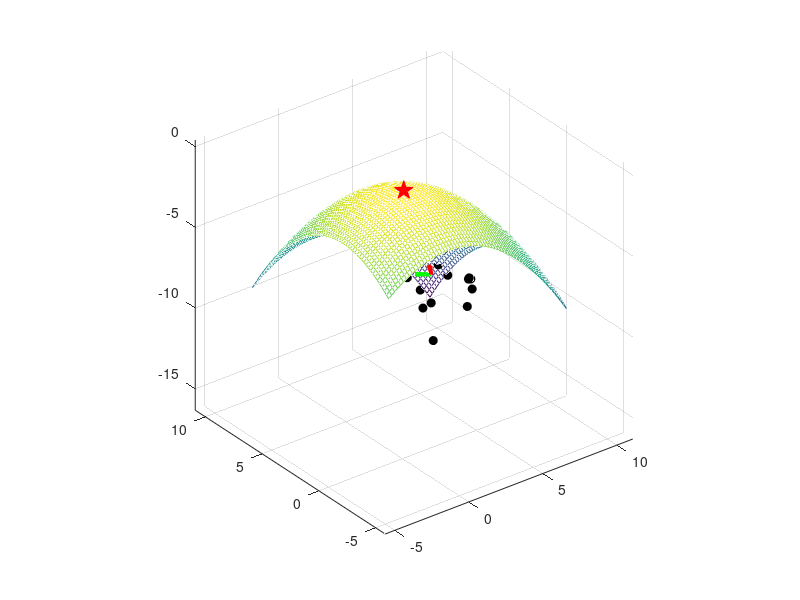

Recreate this plot in MATLAB.
x = -4:.2:8;
y = x;
r = -.1;
f = @(x,y) r*x.^2+r*y.^2;

[X,Y] = meshgrid(x,y);
Z = f(X,Y);

%% rand points

N = 20;
pr = rand(N,2) * 4 + rand(1,1)*12-4;

pr = [pr f(pr(:,1),pr(:,2))];

mpr = mean(pr);

%% pca
% pro = pr - repmat(mpr,N,1);

[coeff,score,latent] = pca(pr);

% C = cov(pro);
% [U,V] = eig(C);
% 
% v = diag(V);
% [v, iv]=sort(v,'descend');
% coeff2 = U(:,iv);

%%
ps2d = rand(1,2) * 2 - 1;
% ps2d = ps2d * 5;

ps = coeff(:,1:2) * ps2d';% + mpr';

[norm(ps2d) norm(ps)]

%
figure(1)
clf
mesh(X,Y,Z);
hold on
plot3(pr(:,1),pr(:,2),pr(:,3),'ok','markerfacecolor','k');
quiver3(mpr(1),mpr(2),mpr(3),coeff(1,1),coeff(2,1),coeff(3,1),'r','linewidth',3);
quiver3(mpr(1),mpr(2),mpr(3),coeff(1,2),coeff(2,2),coeff(3,2),'g','linewidth',3);
quiver3(mpr(1),mpr(2),mpr(3),coeff(1,3),coeff(2,3),coeff(3,3),'b','linewidth',3);
plot3(ps(1),ps(2),ps(3),'pr','markerfacecolor','r','markersize',14);
hold off
axis equal
grid on